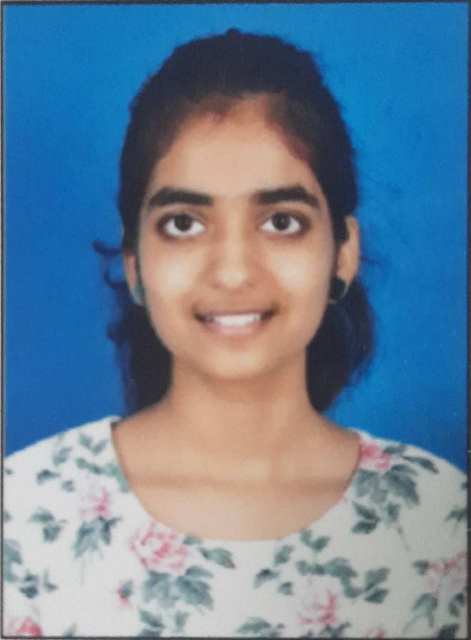
#> input picture backend/remove-bg-sample.jpg, 941 x 1280 px (shown at 1/2 size)
$ python -i processor.py   (imports and definitions only)
#> lines starting #> are read from the running program, lines starting #| are printed output that depends on the picture
import os
import argparse
import hashlib
import numpy as np
from PIL import Image, ImageEnhance
from scipy.fftpack import dct, idct
from math import log10, sqrt
import time
import heapq
import cv2

class AdvancedImageProcessor:
    def __init__(self):
        self.image_exts = ['.jpg', '.jpeg', '.png', '.webp', '.bmp', '.tiff']
        self.quality = 15  # Lower value = higher compression (was 75)
        self.block_size = 8

    # --------------------------
    # Core Analysis with Color Space Handling
    # --------------------------
    # [295 lines left out: functions scan_images, _analyze_image, _get_channel_info, _calculate_image_stats, _color_histogram, detect_duplicates and 5 more, not called in this run]

    # --------------------------
    # Enhanced Image Processing
    # --------------------------
    def enhance_image(self, path):
        """Enhanced image processing using CLAHE"""
#> called with path = 'remove-bg-sample.jpg'
        print(f"Enhancing {path}...")
        start_time = time.time()

        try:
            # Open and convert image to numpy array
            img = cv2.imread(path)
#> img is the input picture: shape (1280, 941, 3); mean B, G, R 150.6, 129, 104.8
            if img is None:
                raise ValueError(f"Could not read image: {path}")

            # Create output directory
            output_path = self._get_output_path(path, 'enhanced')

            # Apply CLAHE enhancement
            enhanced = self._apply_clahe(img)

            # Save enhanced image
            cv2.imwrite(output_path, enhanced)

            print(f"  Enhanced {path} -> {output_path}")
            print(f"  Enhancement completed in {time.time() - start_time:.2f} seconds")

            return output_path

        except Exception as e:
            print(f"  Error enhancing {path}: {str(e)}")
            return path

    def _apply_clahe(self, image, clip_limit=2.0, grid_size=(8, 8)):
        """Apply CLAHE enhancement to image"""
#> called with clip_limit = 2, grid_size = (8, 8)

        if len(image.shape) == 3:
            # Convert to LAB color space
            lab = cv2.cvtColor(image, cv2.COLOR_BGR2LAB)
#> lab: shape (1280, 941, 3); mean of channels 0, 1, 2 136.8, 131.3, 115
            l, a, b = cv2.split(lab)
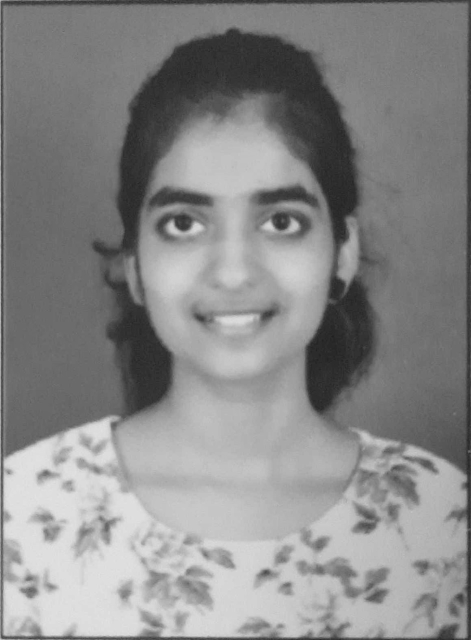
#> l: shape (1280, 941) (shown at 1/2 size); min 27, max 228, mean 136.8
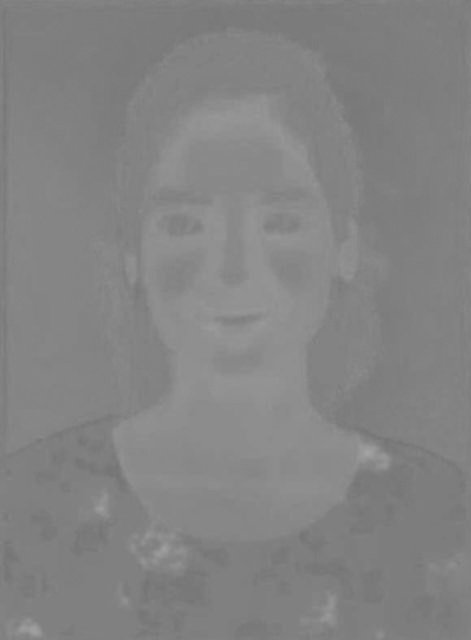
#> a: shape (1280, 941) (shown at 1/2 size); min 114, max 164, mean 131.3
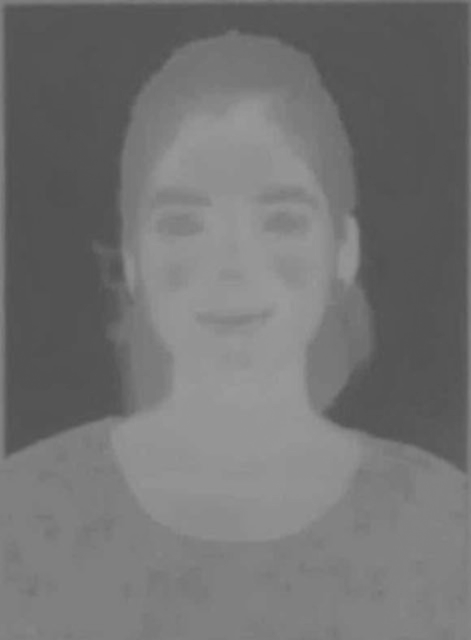
#> b: shape (1280, 941) (shown at 1/2 size); min 80, max 155, mean 115

            # Apply CLAHE to L channel
            clahe = cv2.createCLAHE(clipLimit=clip_limit, tileGridSize=grid_size)
            cl = clahe.apply(l)
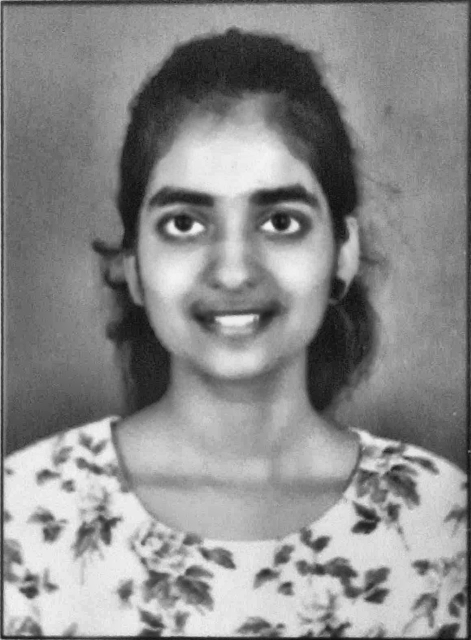
#> cl: shape (1280, 941) (shown at 1/2 size); min 9, max 245, mean 139.4

            # Merge channels back
            enhanced_lab = cv2.merge((cl, a, b))
#> enhanced_lab: shape (1280, 941, 3); mean of channels 0, 1, 2 139.4, 131.3, 115

            # Convert back to BGR
            enhanced = cv2.cvtColor(enhanced_lab, cv2.COLOR_LAB2BGR)
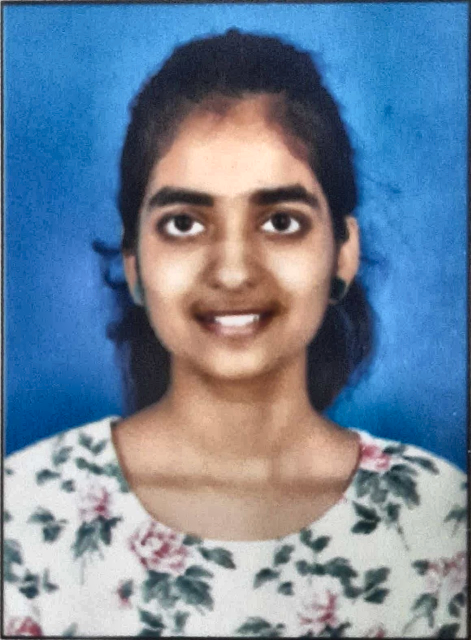
#> enhanced: shape (1280, 941, 3) (shown at 1/2 size); mean B, G, R 154.4, 132.3, 112

        else:
            # For grayscale images
            clahe = cv2.createCLAHE(clipLimit=clip_limit, tileGridSize=grid_size)
            enhanced = clahe.apply(image)

        return enhanced

    # --------------------------
    # Image Format Conversion
    # --------------------------
    # [77 lines left out: functions convert_format, _calculate_entropy, not called in this run]

    def _get_output_path(self, original, prefix):
        """Create output directory and return path for processed file"""
        output_dir = os.path.join(os.path.dirname(original), prefix)
        os.makedirs(output_dir, exist_ok=True)

        # Generate output filename
        base_name = os.path.splitext(os.path.basename(original))[0]

        # Use appropriate extension based on the operation
        extension = '.jpg' if prefix == 'lossy' else '.png'

        return os.path.join(output_dir, base_name + extension)

# [80 lines left out: function main, not called in this run]

# [2 lines not run here, left out]

>>> result = AdvancedImageProcessor().enhance_image('remove-bg-sample.jpg')
